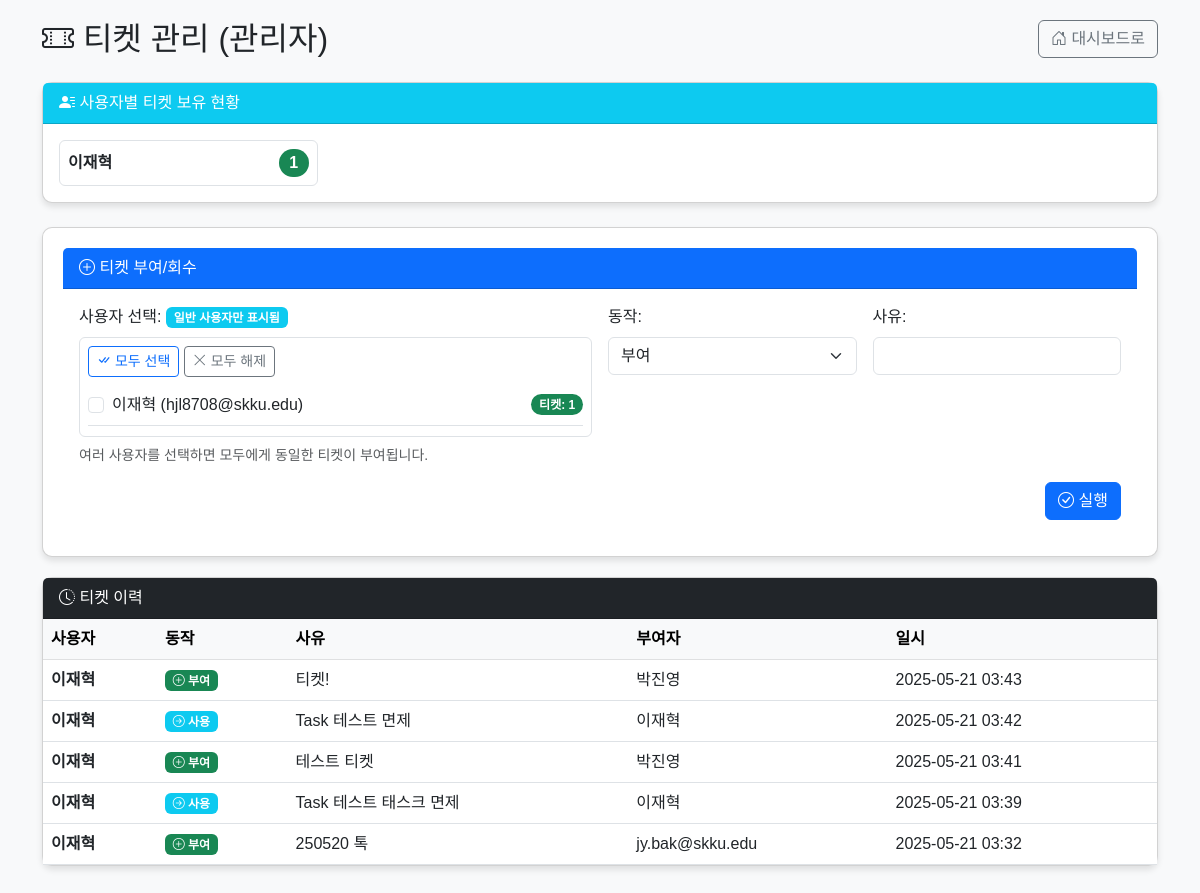
Before: /ticket/manage (signed in) with the older database file.
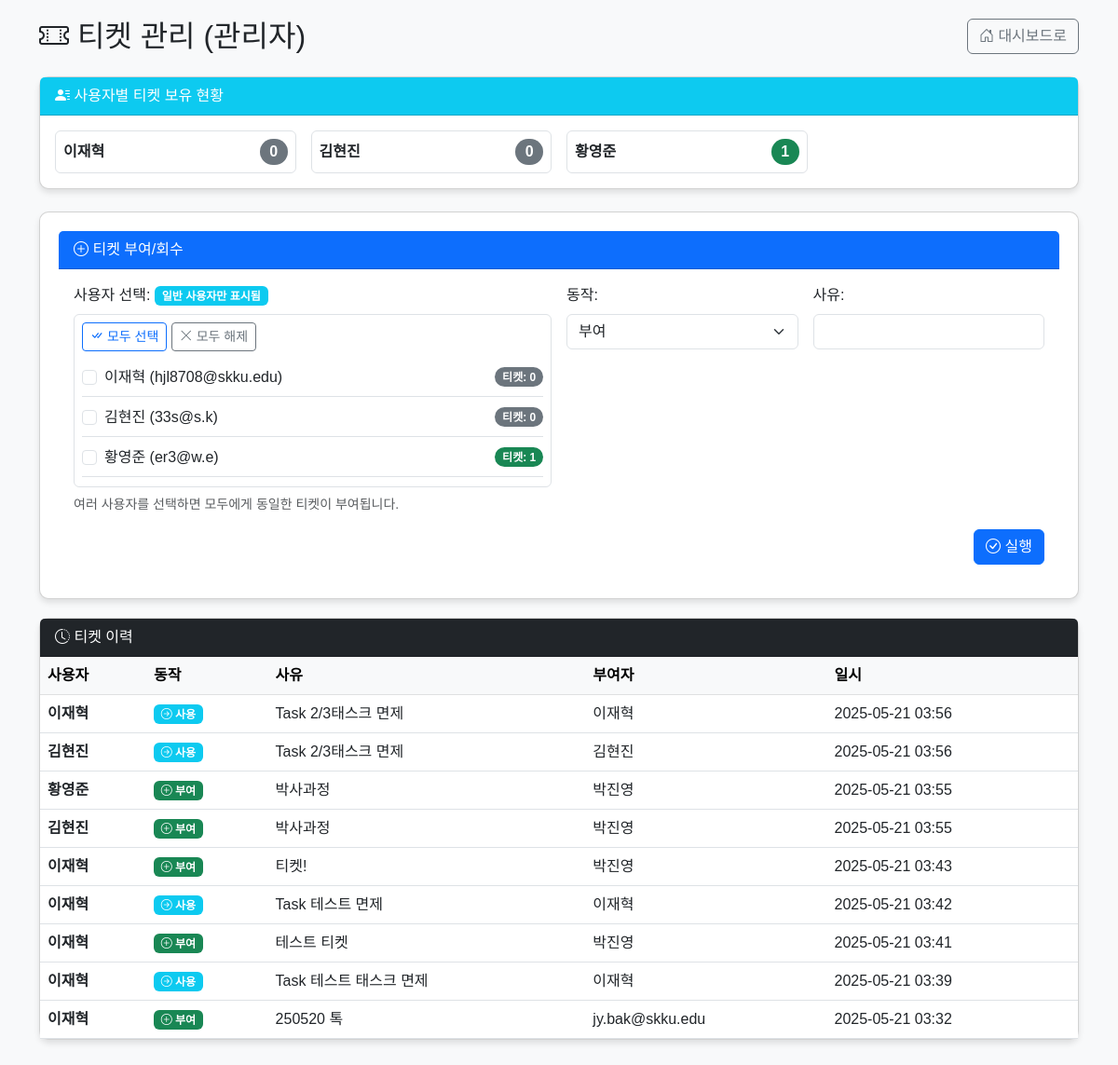
After: the same page with the newer database file.
### models.py (models this page shows, shortened)
class User(UserMixin, db.Model):
    id = db.Column(db.Integer, primary_key=True)
    email = db.Column(db.String(120), unique=True, nullable=False)
    password = db.Column(db.String(200), nullable=False)
    name = db.Column(db.String(50), nullable=False)
    role = db.Column(db.String(20), nullable=False, default='user')  # 'admin' 또는 'user'
    created_at = db.Column(db.DateTime, server_default=db.func.now())

class Ticket(db.Model):
    id = db.Column(db.Integer, primary_key=True)
    user_id = db.Column(db.Integer, db.ForeignKey('user.id'), nullable=False)
    type = db.Column(db.String(20), nullable=False)  # 'grant', 'revoke', 'use'
    reason = db.Column(db.String(200), nullable=False)
    created_by = db.Column(db.String(120), nullable=False)  # 이메일 또는 이름
    created_at = db.Column(db.DateTime, server_default=db.func.now())
    user = db.relationship('User', backref=db.backref('tickets', lazy=True))

### app.py (the view, shortened to what this page needs)
@app.route('/ticket/manage', methods=['GET', 'POST'])
@login_required
def ticket_manage():
    if current_user.role != 'admin':
        flash('접근 권한이 없습니다.')
        return redirect(url_for('dashboard'))
    users = User.query.filter(User.role != 'admin').all()
    user_tickets = {}
    for user in users:
        tickets = Ticket.query.filter_by(user_id=user.id).all()
        grant = sum(1 for t in tickets if t.type == 'grant')
        revoke = sum(1 for t in tickets if t.type == 'revoke')
        use = sum(1 for t in tickets if t.type == 'use')
        remain = grant - revoke - use
        user_tickets[user.id] = {
            'total': grant,
            'used': use,
            'revoked': revoke,
            'remain': remain
        }
    tickets = Ticket.query.join(User).filter(User.role != 'admin').order_by(Ticket.created_at.desc()).all()
    return render_template('ticket_manage.html', users=users, tickets=tickets, user_tickets=user_tickets)

### app.py (called while the page is built)
@login_manager.user_loader
def load_user(user_id):
    return User.query.get(int(user_id))

### templates/ticket_manage.html (shortened to what this page needs)
<!DOCTYPE html>
<html lang="ko">
<head>
    <link href="https://cdn.jsdelivr.net/npm/bootstrap@5.3.0-alpha1/dist/css/bootstrap.min.css" rel="stylesheet">
    <link rel="stylesheet" href="https://cdn.jsdelivr.net/npm/bootstrap-icons@1.10.3/font/bootstrap-icons.css">
</head>
<body>
    <div class="container">
        <div class="d-flex justify-content-between align-items-center mb-4">
            <h2 class="mb-0"><i class="bi bi-ticket-perforated"></i> 티켓 관리 (관리자)</h2>
            <a href="/dashboard" class="btn btn-outline-secondary"><i class="bi bi-house-door"></i> 대시보드로</a>
        </div>
        <div class="card mb-4">
            <div class="card-header bg-info text-white">
                <i class="bi bi-person-lines-fill"></i> 사용자별 티켓 보유 현황
            </div>
            <div class="card-body p-3">
                <div class="row row-cols-2 row-cols-md-3 row-cols-lg-4 g-3">
                    {% for user in users %}
                    <div class="col">
                        <div class="d-flex align-items-center border rounded p-2">
                            <div class="me-auto">
                                <strong>{{ user.name }}</strong>
                            </div>
                            <span class="badge {% if user_tickets[user.id].remain > 0 %}bg-success{% else %}bg-secondary{% endif %} rounded-pill fs-6 ms-2">
                                {{ user_tickets[user.id].remain }}
                            </span>
                        </div>
                    </div>
                    {% endfor %}
                </div>
            </div>
        </div>
        <div class="card ticket-form">
            <div class="card-header bg-primary text-white">
                <i class="bi bi-plus-circle"></i> 티켓 부여/회수
            </div>
            <div class="card-body">
                <form method="POST" class="row g-3">
                    <div class="col-md-6">
                        <label class="form-label">사용자 선택: <span class="badge bg-info">일반 사용자만 표시됨</span></label>
                        <div class="border rounded p-2" style="max-height: 300px; overflow-y: auto;">
                            <div class="mb-2">
                                <button type="button" class="btn btn-sm btn-outline-primary" id="selectAllBtn">
                                    <i class="bi bi-check-all"></i> 모두 선택
                                </button>
                                <button type="button" class="btn btn-sm btn-outline-secondary" id="deselectAllBtn">
                                    <i class="bi bi-x-lg"></i> 모두 해제
                                </button>
                            </div>
                            {% for user in users %}
                            <div class="form-check d-flex justify-content-between align-items-center border-bottom py-2">
                                <div>
                                    <input class="form-check-input user-checkbox" type="checkbox" name="user_ids" value="{{ user.id }}" id="user-{{ user.id }}">
                                    <label class="form-check-label" for="user-{{ user.id }}">
                                        {{ user.name }} ({{ user.email }})
                                    </label>
                                </div>
                                <span class="badge {% if user_tickets[user.id].remain > 0 %}bg-success{% else %}bg-secondary{% endif %} rounded-pill">
                                    티켓: {{ user_tickets[user.id].remain }}
                                </span>
                            </div>
                            {% endfor %}
                        </div>
                        <div class="form-text mt-2">여러 사용자를 선택하면 모두에게 동일한 티켓이 부여됩니다.</div>
                    </div>
                    <div class="col-md-3">
                        <label for="action" class="form-label">동작:</label>
                        <select name="action" id="action" class="form-select" required>
                            <option value="grant">부여</option>
                        </select>
                    </div>
                    <div class="col-md-3">
                        <label for="reason" class="form-label">사유:</label>
                        <input type="text" name="reason" id="reason" class="form-control" required>
                    </div>
                    <div class="col-12 text-end">
                        <button type="submit" class="btn btn-primary"><i class="bi bi-check-circle"></i> 실행</button>
                    </div>
                </form>
            </div>
        </div>
        <div class="card">
            <div class="card-header bg-dark text-white">
                <i class="bi bi-clock-history"></i> 티켓 이력
            </div>
            <div class="card-body p-0">
                <div class="table-responsive">
                    <table class="table table-hover mb-0">
                        <thead>
                            <tr class="table-light">
                                <th>사용자</th>
                                <th>동작</th>
                                <th>사유</th>
                                <th>부여자</th>
                                <th>일시</th>
                            </tr>
                        </thead>
                        <tbody>
                            {% for ticket in tickets %}
                            <tr>
                                <td><strong>{{ ticket.user.name }}</strong></td>
                                <td>
                                    {% if ticket.type == 'grant' %}
                                        <span class="badge bg-success">
                                            <i class="bi bi-plus-circle"></i> 부여
                                        </span>
                                    {% elif ticket.type == 'revoke' %}
                                        <span class="badge bg-danger">
                                            <i class="bi bi-dash-circle"></i> 회수
                                        </span>
                                    {% elif ticket.type == 'use' %}
                                        <span class="badge bg-info">
                                            <i class="bi bi-arrow-right-circle"></i> 사용
                                        </span>
                                    {% else %}
                                        <span class="badge bg-secondary">{{ ticket.type }}</span>
                                    {% endif %}
                                </td>
                                <td>{{ ticket.reason }}</td>
                                <td>{{ ticket.created_by }}</td>
                                <td>{{ ticket.created_at.strftime('%Y-%m-%d %H:%M') }}</td>
                            </tr>
                            {% endfor %}
                        </tbody>
                    </table>
                </div>
            </div>
        </div>
    </div>
</body>
</html>

### templates/ticket_manage.html (style rules this page uses)
body { background-color: #f8f9fa; padding: 20px; font-family: 'Noto Sans KR', sans-serif; }
.card { border-radius: 10px; box-shadow: 0 4px 6px rgba(0, 0, 0, 0.1); margin-bottom: 20px; }
.ticket-form { background-color: #fff; padding: 20px; border-radius: 10px; box-shadow: 0 4px 6px rgba(0, 0, 0, 0.1); margin-bottom: 20px; }

Changed rows visible on the page:
computed for User "이재혁": id "1" → "0"
added User: name "김현진", user_tickets "0", email "33s@s.k"
added User: name "황영준", user_tickets "1", email "er3@w.e"
added Ticket: user.name "이재혁", type "use" (drawn), reason "Task 2/3태스크 면제", created_by "이재혁", created_at "2025-05-21 03:56"
added Ticket: user.name "김현진", type "use" (drawn), reason "Task 2/3태스크 면제", created_by "김현진", created_at "2025-05-21 03:56"
added Ticket: user.name "황영준", type "grant" (drawn), reason "박사과정", created_by "박진영", created_at "2025-05-21 03:55"
added Ticket: user.name "김현진", type "grant" (drawn), reason "박사과정", created_by "박진영", created_at "2025-05-21 03:55"
